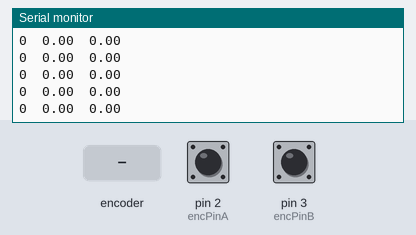
The sketch below on a simulated Arduino Uno, built with avr-gcc and run on an emulated ATmega328P. On the bench: the last lines printed to the serial monitor. The test bench sets the inputs (shaded band); at power-on: pin 2 (encPinA) HIGH, pin 3 (encPinB) HIGH.

Above: at 1.2 s.
1.3 s: rotary encoder on pin 2 (encPinA) / pin 3 (encPinB) turned 3 steps (first pin leading)
At 1.8 s:
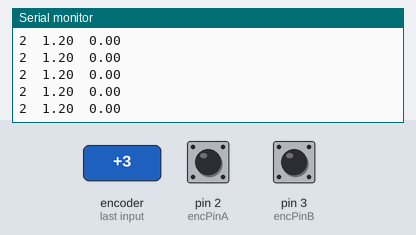
4.9 s: rotary encoder on pin 2 (encPinA) / pin 3 (encPinB) turned 1 step (first pin leading)
At 5.6 s:
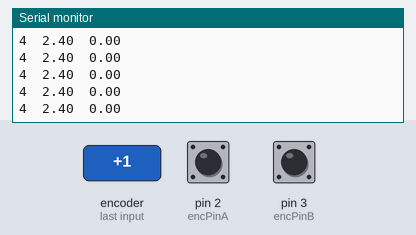
Timing chart, 0 to 7.9 s (numbered marks = the images above; inputs shaded):
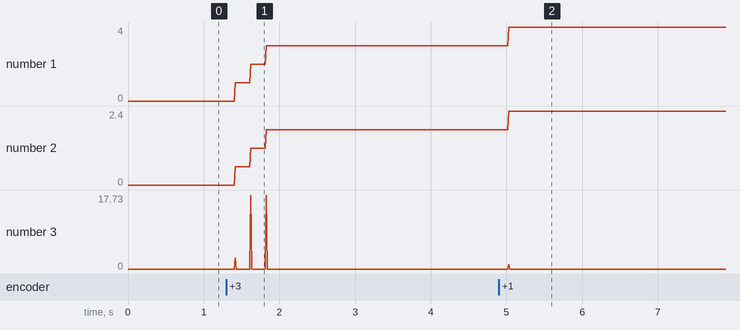

The sketch:

Encoder.ino
```cpp
/* The average rotary encoder has three pins, seen from front: A C B
   Clockwise rotation A(on)->B(on)->A(off)->B(off)
   CounterCW rotation B(on)->A(on)->B(off)->A(off)

   Rotary Enc Ref : https://playground.arduino.cc/Main/RotaryEncoders
*/

// usually the rotary encoders three pins have the ground pin in the middle
enum PinAssignments {
  encPinA = 2,   // right
  encPinB = 3   // left
};

volatile unsigned long encPos = 0;   // a counter for the dial
unsigned long lastReportedPos = 1;   // change management
static boolean rotating = false;    // debounce management

float ang = 0.0;
float spd = 0;

unsigned long cmillis = 0;          // Current time
unsigned long pmillis = 0;          // Previous time

// interrupt service routine vars
boolean A_set = false;
boolean B_set = false;

void setup() {
    pinMode(encPinA, INPUT);
    pinMode(encPinB, INPUT);

    // turn on pullup resistors
    digitalWrite(encPinA, HIGH);
    digitalWrite(encPinB, HIGH);

    // encoder pin on interrupt 0 (pin 2)
    attachInterrupt(0, doencA, CHANGE);
    // encoder pin on interrupt 1 (pin 3)
    attachInterrupt(1, doencB, CHANGE);

    Serial.begin(9600);  // output
    //Serial.println("Angle(n) \tAngle(deg) \tSpeed(RPM)");
}

// main loop, work is done by interrupt service routines, this one only prints stuff
void loop() {
    cmillis = millis();
    rotating = true;  // reset the debouncer

    Serial.print(encPos, DEC); Serial.print("\t");
    Serial.print(ang, 2); Serial.print("\t");
    Serial.println(spd, 2);

    if (lastReportedPos != encPos) {
        ang = encPos * 0.15 * 4;    // Max 9830.25 deg or 27.30625 rev
        spd = (encPos - lastReportedPos) * 1000 * 0.15 * 4 / (cmillis - pmillis) * 360 / 60;
        lastReportedPos = encPos;
        pmillis = cmillis;
    } else
        spd = 0;
}

// Interrupt on A changing state
void doencA() {
    // debounce
    if ( rotating ) delay (1);  // wait a little until the bouncing is done
    // Test transition, did things really change?
    if ( digitalRead(encPinA) != A_set ) { // debounce once more
        A_set = !A_set;
        if ( A_set && !B_set ) encPos += 1; // adjust counter + if A leads B
        rotating = false;  // no more debouncing until loop() hits again
    }
}

// Interrupt on B changing state, same as A above
void doencB() {
    if ( rotating ) delay (1);
    if ( digitalRead(encPinB) != B_set ) {
        B_set = !B_set;
        if ( B_set && !A_set ) encPos -= 1; //  adjust counter - 1 if B leads A
        rotating = false;
    }
}
```

Measured:
- after the input at 1.3 s, the serial monitor: prints a new line after 0.12 s (image 1)
- after the input at 4.9 s, the serial monitor: prints a new line after 0.13 s (image 2)
- plotted number 1: 0 → 3 after the input at 1.3 s, 3 → 4 after the input at 4.9 s
- plotted number 2: 0 → 1.8 after the input at 1.3 s, 1.8 → 2.4 after the input at 4.9 s
